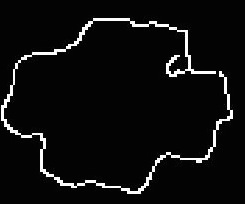
%> input picture test_images/canny1.jpg, 245 x 204 px
$ octave Copy_of_Shapes.m   (GNU Octave 9; MATLAB toolbox functions it lacks are replaced by stand-ins)
%> lines starting %> are read from the running program, lines starting %| are printed output that depends on the picture; in (x1, y1, x2, y2) boxes, pixels count from 0 and x2, y2 are one past the last pixel; in counts of white or black regions, pixels touching at a corner belong together; the program's own positions count from 1
% Demo to find certain shapes in an image based on their shape.
clc;    % Clear the command window.
close all;  % Close all figures (except those of imtool.)
imtool close all;  % Close all imtool figures.
clear;  % Erase all existing variables.
workspace;  % Make sure the workspace panel is showing.
fontSize = 20;


% Read in image into an array.
rgbImage = imread('test_images/canny1.jpg');
%> rgbImage is the input picture: size 204x245x3 uint8; min 0, max 255, mean 14.7
[rows, columns, numberOfColorBands] = size(rgbImage);
%> rows = 204; columns = 245; numberOfColorBands = 3
% Display it.
subplot(2, 2, 1);
imshow(rgbImage, []);
title('Input Image', 'FontSize', fontSize);
% Enlarge figure to full screen.
set(gcf, 'units','normalized','outerposition',[0 0 1 1]);
% Give a name to the title bar.
set(gcf,'name','Shape Recognition Demo','numbertitle','off')
% If it's monochrome (indexed), convert it to color.
if numberOfColorBands > 1
	grayImage = rgbImage(:,:,2);
else
	% It's already a gray scale image.
	grayImage = rgbImage;
end
% Display it.
subplot(2, 2, 2);
imshow(grayImage, []);
title('Grayscale Image', 'FontSize', fontSize);
% Binarize the image.
binaryImage = grayImage > 120;
%> binaryImage: size 204x245 logical; 4.6% white; 1 white region, box (x1, y1, x2, y2) and area: (1, 18, 233, 194) 2303
% Display it.
subplot(2, 2, 3);
imshow(binaryImage, []);
title('Initial (Noisy) Binary Image', 'FontSize', fontSize);
% Remove small objects.
binaryImage = bwareaopen(binaryImage, 100);
% Display it.
subplot(2, 2, 4);
imshow(binaryImage, []);
title('Cleaned Binary Image', 'FontSize', fontSize);
[labeledImage numberOfObjects] = bwlabel(binaryImage);
%> numberOfObjects = 1
blobMeasurements = regionprops(labeledImage,...
	'Perimeter', 'Area', 'FilledArea', 'Solidity', 'Centroid');
%> blobMeasurements = 1 region; Area, Centroid, FilledArea, Solidity and Perimeter: 2303 [121 103.9] 2303 0.0738 1635.8
% Get the outermost boundaries of the objects, just for fun.
filledImage = imfill(binaryImage, 'holes');
boundaries = bwboundaries(filledImage);
%> boundaries = 1 boundary; box (x1, y1, x2, y2) and points: (1, 18, 233, 194) 1645
% Collect some of the measurements into individual arrays.
perimeters = [blobMeasurements.Perimeter];
%> perimeters = 1635.8
areas = [blobMeasurements.Area];
%> areas = 2303
filledAreas = [blobMeasurements.FilledArea];
%> filledAreas = 2303
solidities = [blobMeasurements.Solidity];
%> solidities = 0.0738
% Calculate circularities:
circularities = perimeters .^2 ./ (4 * pi * filledAreas);
%> circularities = 92.47
% Print to command window.
fprintf('#, Perimeter,        Area, Filled Area, Solidity, Circularity\n');
for blobNumber = 1 : numberOfObjects
	fprintf('%d, %9.3f, %11.3f, %11.3f, %8.3f, %11.3f\n', ...
		blobNumber, perimeters(blobNumber), areas(blobNumber), ...
		filledAreas(blobNumber), solidities(blobNumber), circularities(blobNumber));
end
%> this loop made 1 pass
%| 1,  1635.848,    2303.000,    2303.000,    0.074,      92.466
% Say what shape they are.
% IMPORTANT NOTE: depending on the aspect ratio of the rectangle or triangle
% their circularity can go from some minimum number up to a huge number.
for blobNumber = 1 : numberOfObjects
	% Outline the object so the user can see it.
	thisBoundary = boundaries{blobNumber};
	subplot(2, 2, 2); % Switch to upper right image.
	hold on;
	% Display prior boundaries in blue
	for k = 1 : blobNumber-1
		thisBoundary = boundaries{k};
		plot(thisBoundary(:,2), thisBoundary(:,1), 'b', 'LineWidth', 3);
	end
	% Display this boundary in red.
	thisBoundary = boundaries{blobNumber};
	plot(thisBoundary(:,2), thisBoundary(:,1), 'r', 'LineWidth', 3);

	subplot(2, 2, 4); % Switch to lower right image.

	% Determine the shape.
	if circularities(blobNumber) < 1.2
		message = sprintf('The circularity of object #%d is %.3f,\nso the object is a circle',...
			blobNumber, circularities(blobNumber));
		shape = 'circle';
	elseif circularities(blobNumber) < 1.6
		message = sprintf('The circularity of object #%d is %.3f,\nso the object is a square',...
			blobNumber, circularities(blobNumber));
		shape = 'square';
	elseif circularities(blobNumber) > 1.6 && circularities(blobNumber) < 2.0
		message = sprintf('The circularity of object #%d is %.3f,\nso the object is an isocoles triangle',...
			blobNumber, circularities(blobNumber));
		shape = 'triangle';
	else
		message = sprintf('The circularity of object #%d is %.3f,\nso the object is something else.',...
			blobNumber, circularities(blobNumber));
		shape = 'something else';
	end
	% Display in overlay above the object
	overlayMessage = sprintf('Object #%d = %s\ncirc = %.2f, s = %.2f', ...
		blobNumber, shape, circularities(blobNumber), solidities(blobNumber));
	text(blobMeasurements(blobNumber).Centroid(1), blobMeasurements(blobNumber).Centroid(2), ...
		overlayMessage, 'Color', 'r');
	button = questdlg(message, 'Continue', 'Continue', 'Cancel', 'Continue');
	if strcmp(button, 'Cancel')
		break;
	end
end
%> this loop made 1 pass; the answer given on pass 1: Continue
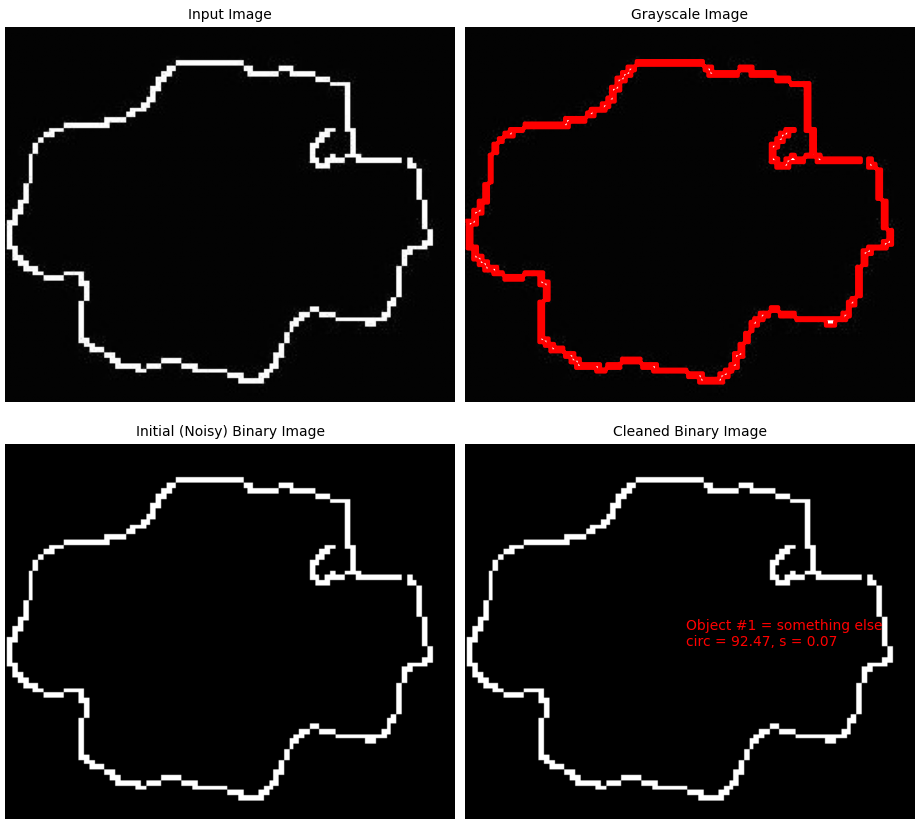
%> figure redrawn from the program's plot data, 4 panels
